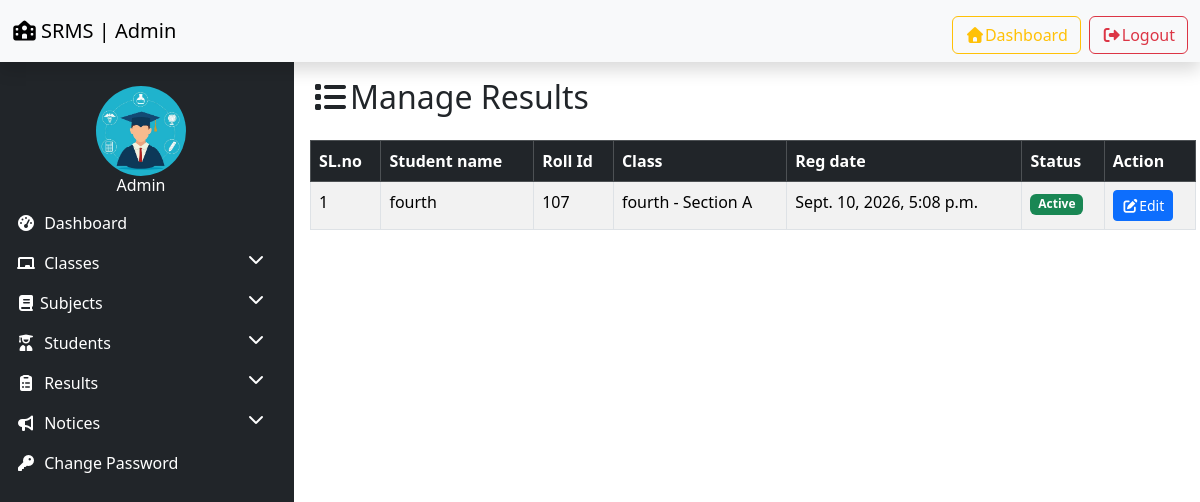
Page /manage_result/ (signed in) on the committed database.
### resultapp/models.py (models this page shows, shortened)
class Student(models.Model):
    GRNDER_CHOICES = (
        ('Male','Male'),
        ('Female','Female'),
    )
    name = models.CharField(max_length=100)
    roll_id = models.CharField(max_length=30)
    email = models.EmailField(max_length=50)
    gender = models.EmailField(max_length=10,choices=GRNDER_CHOICES)
    dob = models.CharField(max_length=100)
    student_class = models.ForeignKey(Class,on_delete=models.SET_NULL,null=True)
    reg_date = models.DateTimeField(auto_now_add=True)
    updation_date = models.DateTimeField(auto_now=True)
    status = models.IntegerField(default=1)

class Class(models.Model):
    class_name = models.CharField(max_length=50)
    class_numeric = models.IntegerField()
    section = models.CharField(max_length=20)
    creation_date = models.DateTimeField(auto_now_add=True)
    updation_date = models.DateTimeField(auto_now=True)

### resultapp/views.py (the view)
# urls.py: path('manage_result/',manage_result, name='manage_result'),
@login_required
def manage_result(request):
    results = Result.objects.select_related('student','student_class').all()
    students = {}
    for res in results:
          stu_id = res.student.id
          if stu_id not in students:
            students[stu_id] = {
                'student' : res.student,
                'student_class' : res.student_class,
            }
    return render(request,'manage_result.html',{'results' : students.values()})

### resultapp/templates/manage_result.html (shortened to what this page needs)
{% extends 'admin_base.html' %}
{% load static %}
{% block content %}
<div>
   <h2 class="mb-4"><i class="fas fa-list "></i>Manage Results</h2>
            <table class="table table-bordered table-striped">
                <thead class="table-dark">
                    <tr>
                        <th>SL.no</th>
                        <th>Student name</th>
                        <th>Roll Id</th>
                        <th>Class</th>
                        <th>Reg date</th>
                        <th>Status</th>
                        <th>Action</th>
                    </tr>
                </thead>
                <tbody>
                    {% for i in results %}
                    <tr>
                        <td>{{forloop.counter}}</td>
                        <td>{{i.student.name}}</td>
                        <td>{{i.student.roll_id}}</td>
                        <td>{{i.student_class.class_name}} - Section {{i.student_class.section}}</td>
                        <td>{{i.student.reg_date}}</td>
                        <td>
                            {% if i.student.status == 1 %}
                            <span class="badge  bg-success">Active</span>
                            {% else %}
                            <span class="badge  bg-danger">Inactive</span>
                            {% endif %}
                        </td>
                        <td>
                            <a href="{% url 'edit_result' i.student.id %}" class="btn btn-primary btn-sm"><i class ="fas fa-edit"></i>Edit</a>
                        </td>
                    </tr>
                       {% empty %}
                    <tr>
                        <td colspan="7" class="text-center">No Students found.</td>
                    </tr>
                    {% endfor %}
                </tbody>
            </table>
</div>
{% endblock %}

### rows in the picture
Student: student.name "fourth", student.roll_id "107", student_class.class_name "fourth", student_class.section "A", student.reg_date "Sept. 10, 2026, 5:08 p.m.", status "Active"
